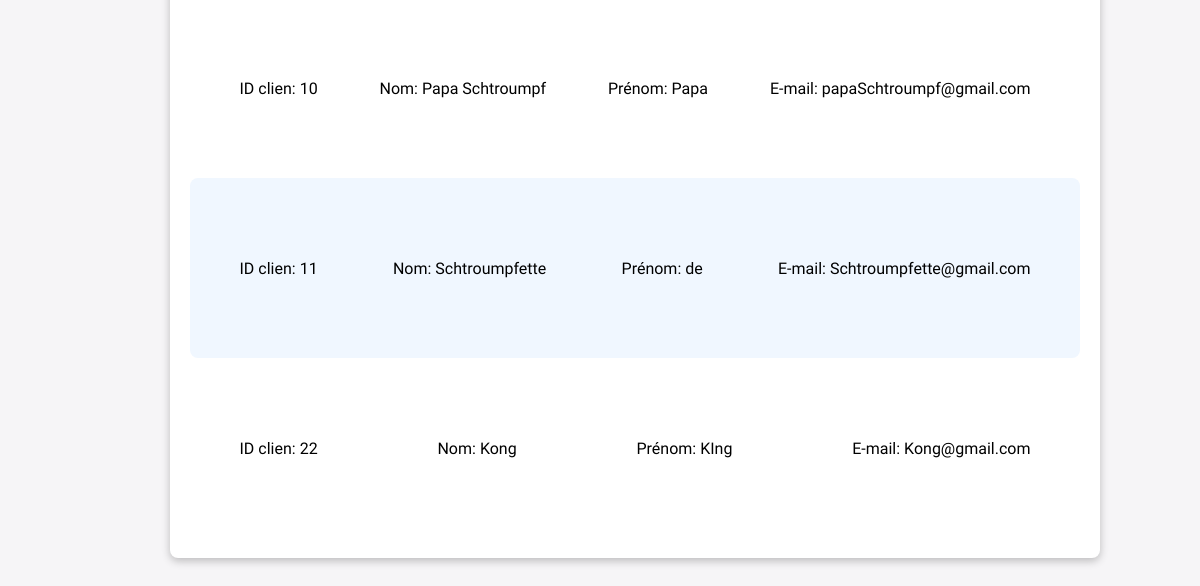
Before: /admin/crud-user.php (signed in, lower part) with the older database file.
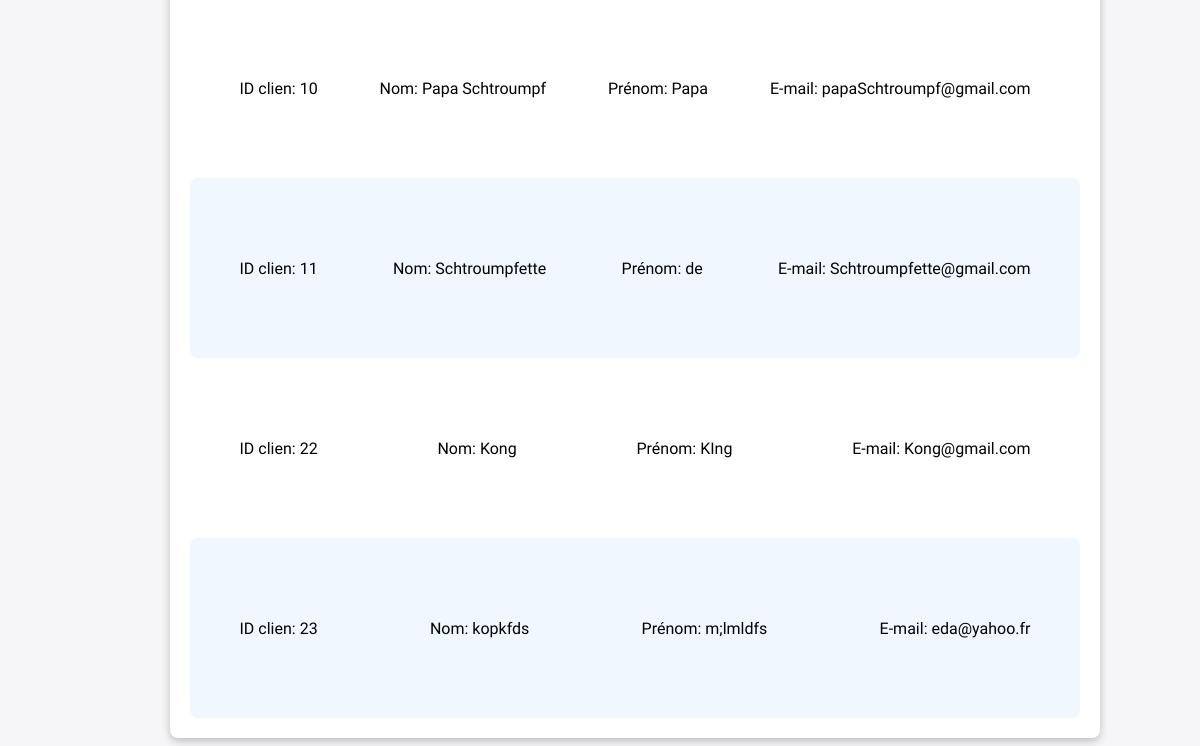
After: the same page with the newer database file.
### tables this page shows
CREATE TABLE IF NOT EXISTS `user` (
  `id_user` int NOT NULL AUTO_INCREMENT,
  `firstname` varchar(150) DEFAULT NULL,
  `lastname` varchar(150) DEFAULT NULL,
  `mail` varchar(150) DEFAULT NULL,
  `password` varchar(150) DEFAULT NULL,
  `adress` varchar(250) DEFAULT NULL,
  `avatar` varchar(1) DEFAULT NULL,
  `role` tinyint(1) DEFAULT NULL,
  PRIMARY KEY (`id_user`)
);

### admin/crud-user.php (the view, shortened to what the changed rows need)
<?php
require_once '../connexion.php';
include_once '../admin/header-main.php';
?>
<section id="crud-user" class="row-limit-size-db">
    <div class="container-dashboard-base">
        <div class="container-crud-book-tabs">
            <div id="box-crud-user" class="box-dashboard">
                <div id="container-list-book-crud">
                    <ul class="list-book-crud">
                        <?php
                        if (isset($_POST['rechercher']) && !empty($_POST['rechercher'])) {
                            $recheche = $_POST['text'];
                            $userSql = $db->prepare('SELECT `id_user`,`firstname`,`lastname`,`mail`,`adress` FROM `user`
                        WHERE `id_user` LIKE "%' . $recheche . '%" OR  `lastname` LIKE "%' . $recheche . '%"');
                            $userSql->execute();
                            while ($user = $userSql->fetch(PDO::FETCH_ASSOC)) {
                                $idUser = $user['id_user'];
                        ?>
                                <li class="item-book-crud">
                                    <ul class="detail-item-book-crud">
                                        <li class="id-crud-user"> ID clien: <?= $user['id_user'] ?></li>
                                        <li class="firstname-crud-user">Nom: <?= $user['lastname'] ?></li>
                                        <li class="lastname-crud-user">Prénom: <?= $user['firstname'] ?></li>
                                        <li class="mail-crud-user">E-mail: <?= $user['mail'] ?></li>
                                        <li class="btn-option-crud" data-idWork="" data-title="" data-pict="">
                                        </li>
                                        <div class="container-complete-detail-info-book">
                                            <div class="container-flex-crud">
                                                <div class="item-complete-center">
                                                    <h3>Emprunts en cour</h3>
                                                    <ul class="all-info-history-loan">
                                                        <?php
                                                        $epuruntEnCour = false;
                                                        $empruntSql = $db->prepare(
                                                            'SELECT `copy_id`, `work`.`title`, `work`.`pict`,
                                            DATE_FORMAT(`release_date`, "%d/%m/%Y") AS `release`,
                                            DATE_FORMAT(`theoretical_date`, "%d/%m/%Y") AS `theoreticaldate`
                                            FROM `loan`
                                            INNER JOIN `copy`
                                            ON `copy`.`id_copy` = `loan`.`copy_id`
                                            INNER JOIN `work`
                                            ON `copy`.`work_id` = `work`.`id_work`
                                            WHERE `loan`.`status`=1 AND `loan`.`user_id` = :id_user'
                                                        );
                                                        $empruntSql->bindParam('id_user', $idUser, PDO::PARAM_INT);
                                                        $empruntSql->execute();
                                                        while ($emprunt = $empruntSql->fetch(PDO::FETCH_ASSOC)) {
                                                            $epuruntEnCour = true;
                                                        ?>
                                                            <li class="loan-history-row">
                                                                <ul class="item-loan-history-row">
                                                                    <li class="pict-crud-user">
                                                                        <img src="../img/books/<?= $emprunt['pict'] ?>" alt="<?= $emprunt['title'] ?>" class="pict-book-crud">
                                                                    </li>
                                                                    <li class="title-crud-user">Title: <?= $emprunt['title'] ?> </li>
                                                                    <li class="id-copy-crud-user"> Id-copy: <?= $emprunt['copy_id'] ?></li>
                                                                    <li class="date-start-crud-user">Date debut d'emprunt: <?= $emprunt['release'] ?></li>
                                                                    <li class="date-close-crud-user">Date de retour theorerique: <?= $emprunt['theoreticaldate'] ?></li>
                                                                    <li class="btn-option-crud" data-idWork="['id_work']" data-title="['title']" data-pict="['pict']"><img src="../img/picto/magic-wand-02.svg" alt="Crayon">
                                                                    </li>
                                                                </ul>
                                                            </li>
                                                        <?php }
                                                        if ($epuruntEnCour == false) { ?>
                                                            <p>Ce client n'a pas d'emprunt en cour</p>
                                                        <?php }
                                                        ?>
                                                    </ul>
                                                    <h3>Histoire des emprunts du client</h3>
                                                    <ul class="all-info-history-loan">
                                                        <?php
                                                        $epuruntHistorique = false;
                                                        $empruntSql = $db->prepare(
                                                            'SELECT `copy_id`, `work`.`title`, `work`.`pict`,
                                            DATE_FORMAT(`release_date`, "%d/%m/%Y") AS `release`,
                                            DATE_FORMAT(`date_return_loan`, "%d/%m/%Y") AS `return`
                                            FROM `loan`
                                            INNER JOIN `copy`
                                            ON `copy`.`id_copy` = `loan`.`copy_id`
                                            INNER JOIN `work`
                                            ON `copy`.`work_id` = `work`.`id_work`
                                            WHERE `loan`.`status`=0 AND `loan`.`user_id` = :id_user'
                                                        );
                                                        $empruntSql->bindParam('id_user', $idUser, PDO::PARAM_INT);
                                                        $empruntSql->execute();
                                                        while ($emprunt = $empruntSql->fetch(PDO::FETCH_ASSOC)) {
                                                            $epuruntHistorique = true;
                                                        ?>
                                                            <li class="loan-history-row">
                                                                <ul class="item-loan-history-row">
                                                                    <li class="pict-crud-user">
                                                                        <img src="../img/books/<?= $emprunt['pict'] ?>" alt="<?= $emprunt['title'] ?>" class="pict-book-crud">
                                                                    </li>
                                                                    <li class="title-crud-user">Title: <?= $emprunt['title'] ?> </li>
                                                                    <li class="id-copy-crud-user"> Id-copy: <?= $emprunt['copy_id'] ?></li>
                                                                    <li class="date-start-crud-user">Date debut d'emprunt: <?= $emprunt['release'] ?></li>
                                                                    <li class="date-close-crud-user">Date de retour theorerique: <?= $emprunt['return'] ?></li>
                                                                    <li class="btn-option-crud" data-idWork="['id_work']" data-title="['title']" data-pict="['pict']"><img src="../img/picto/magic-wand-02.svg" alt="Crayon">
                                                                    </li>
                                                                </ul>
                                                            </li>
                                                        <?php }
                                                        if ($epuruntHistorique == false) { ?>
                                                            <p>Ce client n'a jamais emprunté de livre</p>
                                                        <?php } ?>
                                                    </ul>
                                                </div>
                                            </div>
                                        </div>
                                        <li class="container-box-option-crud">
                                    </ul>
                                </li>
                            <?php }
                        } else {
                            $userSql = $db->prepare('SELECT `id_user`,`firstname`,`lastname`,`mail`,`adress` FROM `user`');
                            $userSql->execute();
                            while ($user = $userSql->fetch(PDO::FETCH_ASSOC)) {
                            ?>
                                <li class="item-book-crud">
                                    <ul class="detail-item-book-crud">
                                        <li class="id-crud-user"> ID clien: <?= $user['id_user'] ?></li>
                                        <li class="firstname-crud-user">Nom: <?= $user['lastname'] ?></li>
                                        <li class="lastname-crud-user">Prénom: <?= $user['firstname'] ?></li>
                                        <li class="mail-crud-user">E-mail: <?= $user['mail'] ?></li>
                                        <li class="btn-option-crud" data-idWork="" data-title="" data-pict="">
                                        </li>
                                        <li class="container-box-option-crud">
                                    </ul>
                                </li>
                        <?php }
                        } ?>
                    </ul>
                </div>
            </div>
        </div>
    </div>
</section>
</main>
</body>
</html>

Changed rows visible on the page:
added user: id_user "23", lastname "kopkfds", firstname "m;lmldfs", mail "eda@yahoo.fr"
